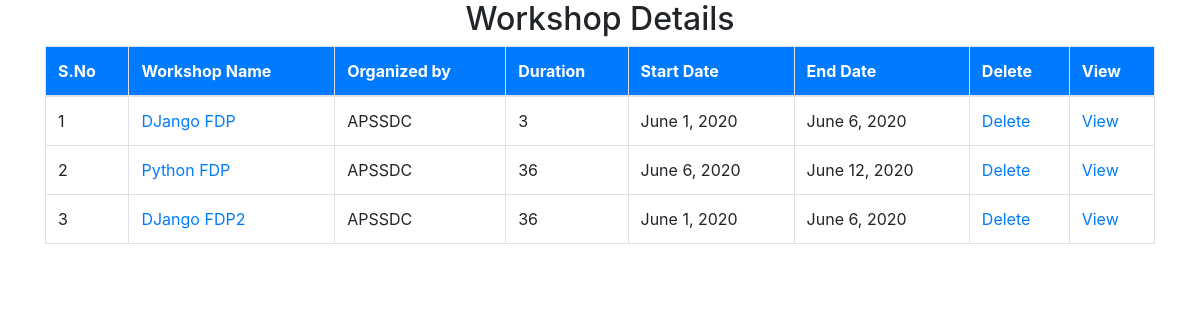
The app's page /display/ with its own data.
### Details/models.py (models this page shows)
class Workshop_Details(models.Model):
	name_of_workshop = models.CharField(max_length=100)
	organized_by = models.CharField(max_length=150)
	duration  = models.IntegerField()
	start_date = models.DateField()
	end_date = models.DateField()

### Details/views.py (the view)
# urls.py: path('display/',views.display,name='display'),
def display(request):
	data = Workshop_Details.objects.all()
	return render(request,'Details/display.html',{'data':data})

### Details/templates/Details/display.html (shortened to what this page needs)
{% load static %}
<!DOCTYPE html>
<html>
<head>
	<link rel="stylesheet" type="text/css" href="{% static '/css/bootstrap.min.css'%}">
</head>
<body>
	<div class="container">
		<h2 style="text-align: center;">Workshop Details</h2>
		<table class="table table-hover table-bordered">
		<tr>
			<thead class="bg-primary" style="color: white;">
				<th>S.No</th>
				<th>Workshop Name</th>
				<th>Organized by</th>
				<th>Duration</th>
				<th>Start Date</th>
				<th>End Date</th>
				<th>Delete</th>
				<th>View</th>
			</thead>
		</tr>
		<tbody>
	{% for record in data %}
	<tr>
		<td>{{record.id}}</td>
		<td><a href="{% url 'updateworkshopdetails' record.id %}">{{record.name_of_workshop}}</a></td>
		<td>{{record.organized_by}}</td>
		<td>{{record.duration}}</td>
		<td>{{record.start_date}}</td>
		<td>{{record.end_date}}</td>
		<td><a href="{%url 'delete' record.id %}">Delete</a></td>
		<td><a href="{%url 'viewInfo' record.id %}">View</a></td>
	</tr>
	{% endfor %}
	</tbody>
</table>
	</div>
</body>
</html>

### records on screen
Workshop_Details: id "1", name_of_workshop "DJango FDP", organized_by "APSSDC", duration "3", start_date "June 1, 2020", end_date "June 6, 2020"
Workshop_Details: id "2", name_of_workshop "Python FDP", organized_by "APSSDC", duration "36", start_date "June 6, 2020", end_date "June 12, 2020"
Workshop_Details: id "3", name_of_workshop "DJango FDP2", organized_by "APSSDC", duration "36", start_date "June 1, 2020", end_date "June 6, 2020"
